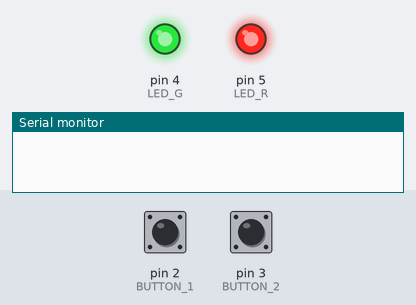
A sketch run on a simulated Arduino Uno, built with avr-gcc and run on an emulated ATmega328P. Shown: output pins drawn as LEDs (lit = HIGH), the last lines printed to the serial monitor. Inputs (shaded band) come from the test bench; at power-on: pin 2 (BUTTON_1) LOW, pin 3 (BUTTON_2) HIGH.

Above: at 1.2 s.
1.3 s: pin 2 (BUTTON_1) pulled HIGH for 0.15 s
At 3.2 s:
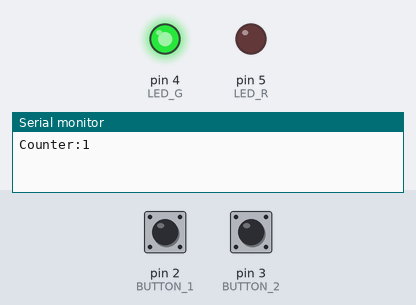
3.5 s: pin 3 (BUTTON_2) pulled LOW for 1 s
At 5.5 s:
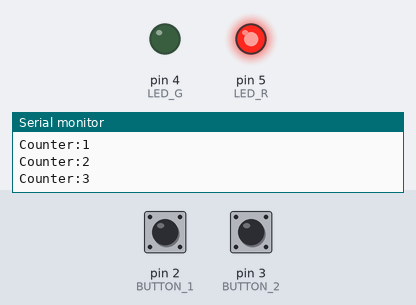
6.5 s: pin 2 (BUTTON_1) pulled HIGH for 1 s
At 9.1 s:
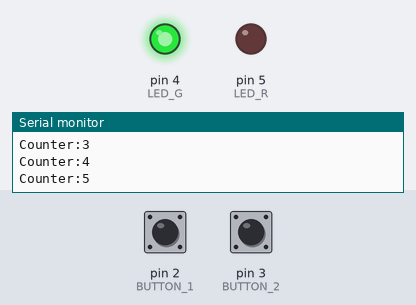
9.5 s: pin 3 (BUTTON_2) pulled LOW for 0.15 s
At 10.6 s:
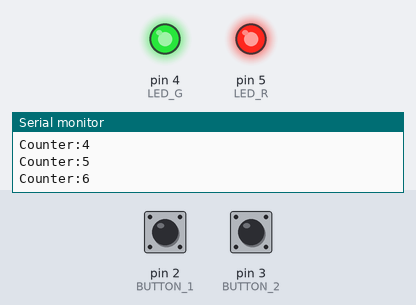
Timing chart, 0 to 12.5 s (numbered marks = the images above; inputs shaded):
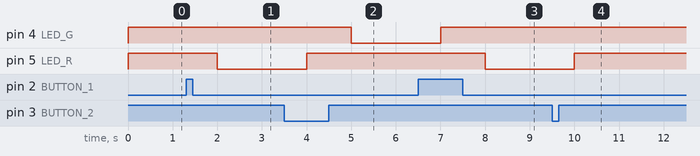

Measured:
- after the input at 1.3 s, pin 5 (LED_R): HIGH → LOW after 0.70 s
- after the input at 3.5 s, pin 4 (LED_G): HIGH → LOW after 1.5 s; pin 5 (LED_R): LOW → HIGH after 0.50 s
- after the input at 6.5 s, pin 4 (LED_G): LOW → HIGH after 0.50 s; pin 5 (LED_R): HIGH → LOW after 1.5 s
- after the input at 9.5 s, pin 5 (LED_R): LOW → HIGH after 0.50 s

The sketch:

Question1Lab2.ino
```cpp
//definie the Buttons and the LED PINS
#define BUTTON_1 2
#define BUTTON_2 3
#define LED_R 5
#define LED_G 4
// sets volatile boolean variables initializing the state of the button
volatile bool buttonPressed = false;
volatile bool buttonPressed2 = false;
// the two interrupt functions that turn on activate the button
void isr_button(void){
  buttonPressed = true;
}
void isr_button2(void){
  buttonPressed2 = true;
}


void setup() {
  // initial variables and serial monitor
  Serial.begin(9600);
  pinMode(BUTTON_1,INPUT);
  pinMode(BUTTON_2,INPUT_PULLUP);
  pinMode(LED_R,OUTPUT);
  pinMode(LED_G,OUTPUT);
  //initialize interrupts with button 1 and 2 being seperate
  attachInterrupt(digitalPinToInterrupt(BUTTON_1),isr_button,CHANGE);
  attachInterrupt(digitalPinToInterrupt(BUTTON_2),isr_button2,CHANGE);
}

void loop() {
  // init all the counters needed
  static int counter = 0;
  static int counter1 = 0;
  static int counter2 = 0;
  //if the first button is pressed it will add to the overall counter and its counter then turn off
  if (buttonPressed){
    counter++;
    counter1++;
    Serial.print("Counter:");
    Serial.println(counter);
    buttonPressed=false;
  }
  //if the second button is pressed it will add to the overall counter and its counter then turn off
  if (buttonPressed2){
    counter++;
    counter2++;
    Serial.print("Counter:");
    Serial.println(counter);
    buttonPressed2=false;
  }
  //depending on which button has a higher count a certain combination of LED's will activate
  if(counter1>counter2){
    digitalWrite(LED_G, HIGH);
    digitalWrite(LED_R,LOW);
  } else if(counter1 == counter2){
    digitalWrite(LED_G,HIGH);
    digitalWrite(LED_R,HIGH);
  }else{
    digitalWrite(LED_G,LOW);
    digitalWrite(LED_R,HIGH);
  }
  //debounce
  delay(1000);
}
```
